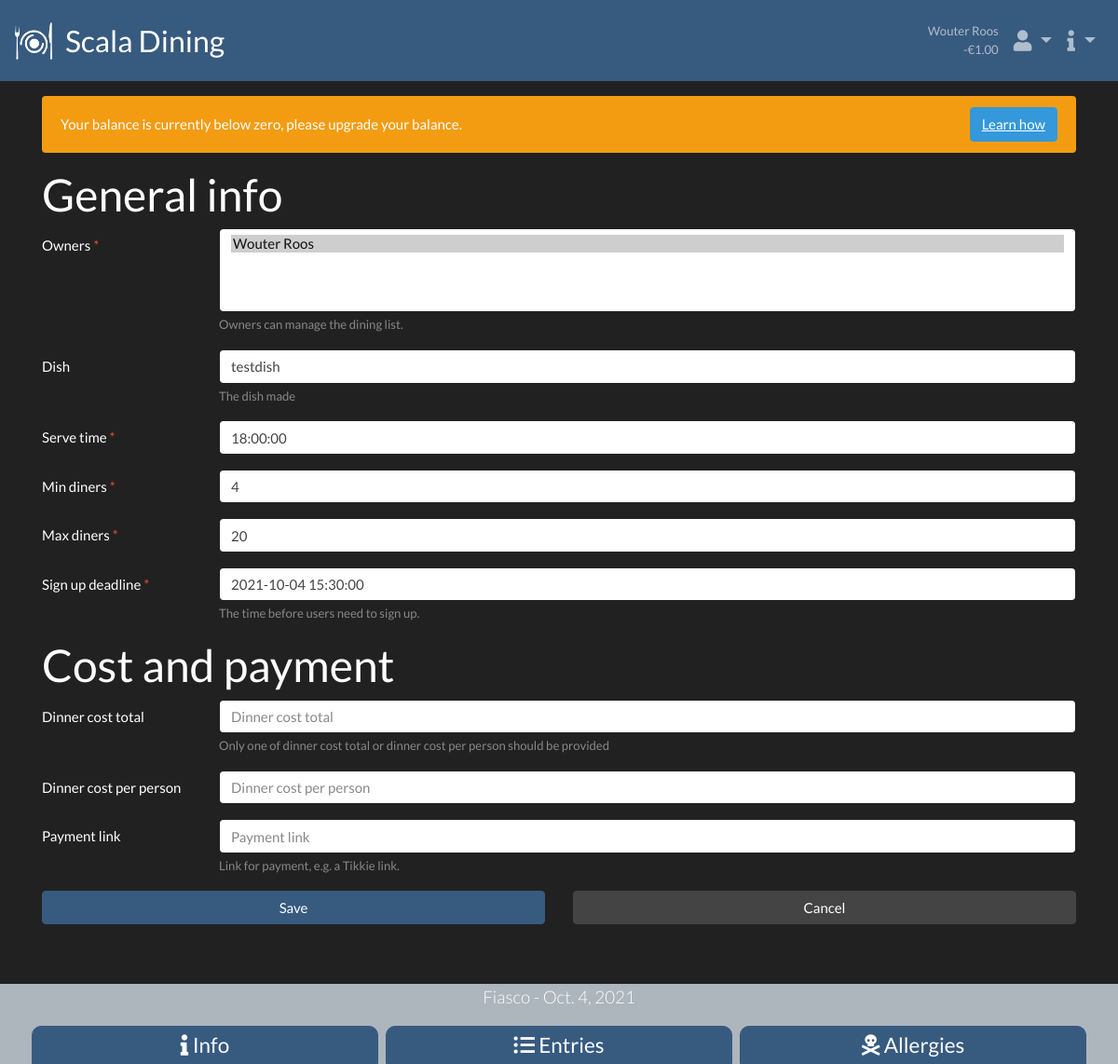
The app's page /2021/10/4/fiasco/change/ (signed in) with its own data.
### userdetails/models.py (models this page shows, shortened)
class User(AbstractUser):
    email = models.EmailField("email address", unique=True)
    def __str__(self):
        return "{} {}".format(self.first_name, self.last_name).strip() or "@{}".format(self.username)
    @cached_property
    def boards(self):
        return Association.objects.filter(user=self).all()
    @cached_property
    def requires_action(self):
        for board in self.boards:
            if board.requires_action:
                return True
        return False
    @cached_property
    def requires_information_updates(self):
        from general.views import SiteUpdateView
        return SiteUpdateView.has_new_update(self)
    @cached_property
    def requires_information_rules(self):
        from general.views import RulesPageView
        return RulesPageView.has_new_update(self)
    def has_any_perm(self):
        for group in self.groups.all():
            if group.permissions.count() > 0:
                return True
        if self.user_permissions.count() > 0:
            return True
        return False
    def has_admin_site_access(self):
        return self.is_active and (self.has_any_perm() or self.is_superuser)
    def get_verified_memberships(self):
        return self.usermembership_set.filter(is_verified=True)
    def has_min_balance_exception(self):
        exceptions = [membership.association.has_min_exception for membership in self.get_verified_memberships()]
        return True in exceptions

### creditmanagement/models.py (models this page shows, shortened)
class Account(models.Model):
    user = models.OneToOneField(User, on_delete=models.CASCADE, blank=True, null=True)
    association = models.OneToOneField(Association, on_delete=models.CASCADE, blank=True, null=True)
    SPECIAL_ACCOUNTS = [
        ('kitchen_cost', 'Kitchen cost'),
    ]
    SPECIAL_ACCOUNT_DESCRIPTION = {
        'kitchen_cost': "Account which receives the kitchen payments. "
                        "The balance indicates the money that is payed for kitchen usage "
                        "(minus withdraws from this account).",
    }
    special = models.CharField(max_length=30, unique=True, blank=True, null=True, default=None, choices=SPECIAL_ACCOUNTS)
    def get_balance(self) -> Decimal:
        tx = Transaction.objects.filter_valid()
        source_sum = tx.filter(source=self).aggregate(sum=Sum('amount'))['sum'] or Decimal('0.00')
        target_sum = tx.filter(target=self).aggregate(sum=Sum('amount'))['sum'] or Decimal('0.00')
        return target_sum - source_sum
    get_balance.short_description = "Balance"  # (used in admin site)

### dining/models.py (models this page shows, shortened)
class DiningList(models.Model):
    date = models.DateField()
    """Todo: the date+association combination determines the URL. This makes it impossible to have multiple dining lists
    of the same association on the same day. Probably need to change that"""
    association = models.ForeignKey(Association, on_delete=models.PROTECT)
    owners = models.ManyToManyField(settings.AUTH_USER_MODEL, related_name='owned_dining_lists',
                                    help_text='Owners can manage the dining list.')
    sign_up_deadline = models.DateTimeField(help_text="The time before users need to sign up.")
    serve_time = models.TimeField(default=time(18, 00))
    dish = models.CharField(default="", max_length=100, blank=True, help_text="The dish made")
    adjustable_duration = models.DurationField(
        default=settings.TRANSACTION_PENDING_DURATION,
        help_text="The amount of time the dining list can be adjusted after its date")
    limit_signups_to_association_only = models.BooleanField(
        default=False, help_text="Whether only members of the given association can sign up")
    kitchen_cost = models.DecimalField(decimal_places=2, verbose_name="kitchen cost per person", max_digits=10,
                                       default=settings.KITCHEN_COST, validators=[MinValueValidator(Decimal('0.00'))])
    dining_cost = models.DecimalField(decimal_places=2, verbose_name="dinner cost per person", max_digits=5,
                                      blank=True, null=True, default=None,
                                      validators=[MinValueValidator(Decimal('0.00'))])
    auto_pay = models.BooleanField(default=False)
    payment_link = models.CharField(blank=True, max_length=100, help_text="Link for payment, e.g. a Tikkie link.")
    min_diners = models.IntegerField(default=4, validators=[MaxValueValidator(settings.MAX_SLOT_DINER_MINIMUM)])
    max_diners = models.IntegerField(default=20, validators=[MinValueValidator(settings.MIN_SLOT_DINER_MAXIMUM)])
    diners = models.ManyToManyField(User, through='DiningEntry', through_fields=('dining_list', 'user'))
    objects = DiningListManager()
    def is_owner(self, user: User) -> bool:
        return self.owners.filter(pk=user.pk).exists()
    def is_adjustable(self):
        """Whether the dining list has not expired and can still be modified."""
        days_since_date = (self.date + self.adjustable_duration)
        return days_since_date >= timezone.now().date()
    is_adjustable.boolean = True
    def get_absolute_url(self):
        from django.shortcuts import reverse
        slug = self.association.slug
        d = self.date
        return reverse('slot_details', kwargs={'year': d.year, 'month': d.month, 'day': d.day, 'identifier': slug})

### dining/views.py (the view, shortened to what this page needs)
# urls.py: path('change/', views.SlotInfoChangeView.as_view(), name='slot_change'),
class SlotInfoChangeView(SlotMixin, SlotOwnerMixin, TemplateView):
    template_name = "dining_lists/dining_slot_info_alter.html"
    def get_context_data(self, **kwargs):
        context = super().get_context_data(**kwargs)
        context.update({
            'info_form': DiningInfoForm(instance=self.dining_list, prefix='info'),
            'payment_form': DiningPaymentForm(instance=self.dining_list, prefix='payment'),
        })
        return context

### dining/forms.py (shortened to what this page needs)
class DiningInfoForm(ConcurrenflictFormMixin, ServeTimeCheckMixin, forms.ModelForm):
    class Meta:
        model = DiningList
        fields = ['owners', 'dish', 'serve_time', 'min_diners', 'max_diners', 'sign_up_deadline']
        widgets = {
            'owners': ModelSelect2Multiple(url='people_autocomplete', attrs={'data-minimum-input-length': '1'}),
        }

class DiningPaymentForm(ConcurrenflictFormMixin, forms.ModelForm):
    dinner_cost_total = forms.DecimalField(decimal_places=2, max_digits=5, required=False,
                                           validators=[MinValueValidator(Decimal('0'))],
                                           help_text='Only one of dinner cost total or dinner cost per person should '
                                                     'be provided')
    class Meta:
        model = DiningList
        fields = ['dinner_cost_total', 'dining_cost', 'payment_link']

### creditmanagement/models.py (called while the page is built)
    def filter_valid(self):
        return self.filter(cancelled__isnull=True)

### creditmanagement/templatetags/credit_tags.py (called while the page is built)
@register.filter
def euro(value):
    amount = "{:.2f}".format(abs(value))
    v = "{}€{}".format('-' if value < 0 else '', amount)
    return mark_safe(v)

### dining/datesequence.py (called while the page is built)
    @classmethod
    def upcoming(cls, from_date: date = None, reverse=False):
        if not from_date:
            return cls.today()
        return cls(from_date.year, from_date.month, from_date.day)

    @classmethod
    def in_sequence(cls, d):
        return cls.upcoming(d) == d

    @classmethod
    def fromdate(cls, d):
        if not cls.in_sequence(d):
            raise ValueError("Date is not in the sequence")
        return cls(d.year, d.month, d.day)

    @classmethod
    def upcoming(cls, from_date=None, reverse=False):
        d = from_date if from_date else super().upcoming()
        if d.weekday() >= 5:
            if not reverse:
                d = d + timedelta(days=7 - d.weekday())
            else:
                d = d - timedelta(days=d.weekday() - 4)
        return super().upcoming(d)

### dining/views.py (called while the page is built)
    def get_context_data(self, **kwargs):
        context = super().get_context_data(**kwargs)
        context['date'] = self.date
        context['date_diff'] = (self.date - date.today()).days
        return context

    def init_date(self):
        if self.date:
            return
        try:
            self.date = sequenced_date.fromdate(date(self.kwargs['year'], self.kwargs['month'], self.kwargs['day']))
        except ValueError:
            raise Http404('Invalid date')

### assets/templates/dining_lists/dining_slot_info_alter.html (shortened to what this page needs)
{% extends 'dining_lists/dining_slot.html' %}
{% block details %}
    <form method="post" id="infoForm">
        <h1>General info</h1>
        {% include "snippets/bootstrap_form.html" with form=info_form horizontal=True %}
        <h1>Cost and payment</h1>
        {% include "snippets/bootstrap_form.html" with form=payment_form horizontal=True %}
        <div class="row">
            <div class="col">
                <button type="submit" class="btn btn-block btn-primary">Save</button>
            </div>
            <div class="col">
                <a href="{{ dining_list.get_absolute_url }}" class="btn btn-block btn-secondary">Cancel</a>
            </div>
        </div>
    </form>
{% endblock %}

### assets/templates/dining_lists/dining_slot.html (shortened to what this page needs)
{% extends 'base.html' %}
{% load static %}
{% block head %}
    <link rel="stylesheet" href="{% static 'css/dining_v2.css' %}">
{% endblock %}
{% block content %}
    <div style="margin-bottom: 150px;">{% block details%}{% endblock details %}</div>
    <div class="fixed-bottom bg-light">
        <div class="container text-center">
            <p class="lead">
                {{ dining_list.association }} - {{ dining_list.date }}
            </p>
            <div class="row">
                <div class="col px-1">
                    <a class="btn btn-primary btn-block dining-nav {% block tab_info %}{% endblock %}"
                       href="{% url 'slot_details' day=date.day month=date.month year=date.year identifier=dining_list.association.slug %}">
                        <span class="h4">
                            <i class="fas fa-info"></i>
                            <span class="d-none d-md-inline">Info</span>
                        </span>
                    </a>
                </div>
                <div class="col px-1">
                    <a class="btn btn-primary btn-block dining-nav {% block tab_list %}{% endblock %}"
                       href="{% url 'slot_list' day=date.day month=date.month year=date.year identifier=dining_list.association.slug %}">
                        <span class="h4">
                            <i class="fas fa-list-ul"></i>
                            <span class="d-none d-md-inline">Entries</span>
                        </span>
                    </a>
                </div>
                <div class="col px-1">
                    <a class="btn btn-primary btn-block dining-nav {% block tab_allergy %}{% endblock %}"
                       href="{% url 'slot_allergy' day=date.day month=date.month year=date.year identifier=dining_list.association.slug %}">
                        <span class="h4">
                            <i class="fas fa-skull-crossbones"></i>
                            <span class="d-none d-md-inline">Allergies</span>
                        </span>
                    </a>
                </div>
            </div>
        </div>
    </div>
{% endblock %}

### assets/templates/base.html (shortened to what this page needs)
{% extends 'base_no_navbar.html' %}
{% load credit_tags %}
{% load static %}
{% block body %}
    <nav class="navbar navbar-expand navbar-dark bg-primary">
        <a href="{% url 'index' %}" class="navbar-brand mr-auto">
            <img src="{% static "images/Scala_dining.png" %}" height="40" alt="Scala Dining">
            <span class="h3 d-none d-lg-inline"
                  style="line-height: 40px; vertical-align: middle; margin: 0 0 0 10px"> Scala Dining</span>
        </a>
        {% with justify="d-flex justify-content-between align-items-center" %}
            {% if user.is_authenticated %}
                <span class="navbar-text small text-right px-2">
                    {{ user }}<br>
                    {{ user.account.get_balance|euro }}
                </span>
                <div class="navbar-nav">
                    <div class="nav-item dropdown">
                        <a class="nav-link dropdown-toggle h4 mb-0" href="#" data-toggle="dropdown">
                            <i class="fas fa-user"></i>
                        </a>
                    </div>
                    <div class="nav-item dropdown">
                        <a class="nav-link dropdown-toggle h4 mb-0" href="#" data-toggle="dropdown">
                            <i class="fas fa-info"></i>
                        </a>
                    </div>
                </div>
            {% endif %}
        {% endwith %}
    </nav>
    <div class="container mt-3 mb-5">
        {% include 'snippets/negative_balance_alert.html' %}
        {% block content %}{% endblock %}
    </div>
{% endblock %}

### assets/static/css/custom.css (style rules this page uses)
body { background-color: #212121; }

### assets/static/css/dining_v2.css (style rules this page uses)
.dining-nav { border-radius: 10px 10px 0 0 ; }

### records on screen
User: first_name+last_name "Wouter Roos", account.get_balance|euro "-€1.00"
DiningList: association "Fiasco", date "Oct. 4, 2021"

### other values on screen
{{ field.label }} "Owners" "Dish" "Serve time" "Min diners" "Max diners" "Sign up deadline" "Dinner cost total" "Dinner cost per person" "Payment link"
{{ field.help_text }} "Owners can manage the dining list." "The dish made" "The time before users need to sign up." "Only one of dinner cost total or dinner cost per person should be provided" "Link for payment, e.g. a Tikkie link."
